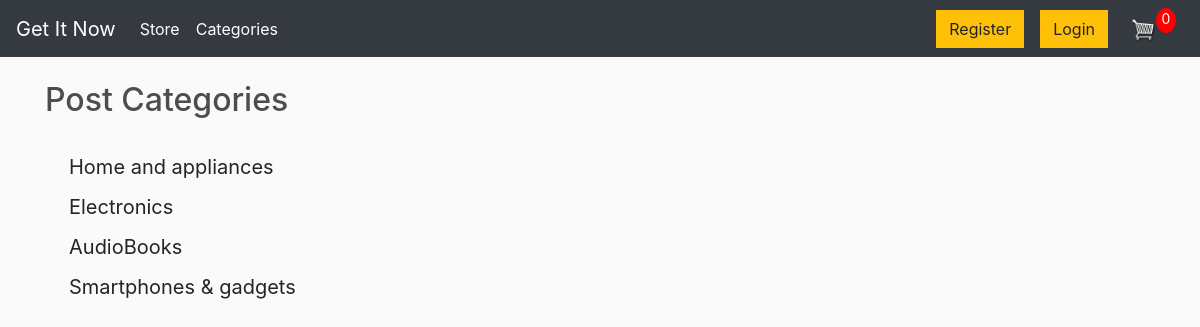
The page /category-list/ on the database as committed earlier.
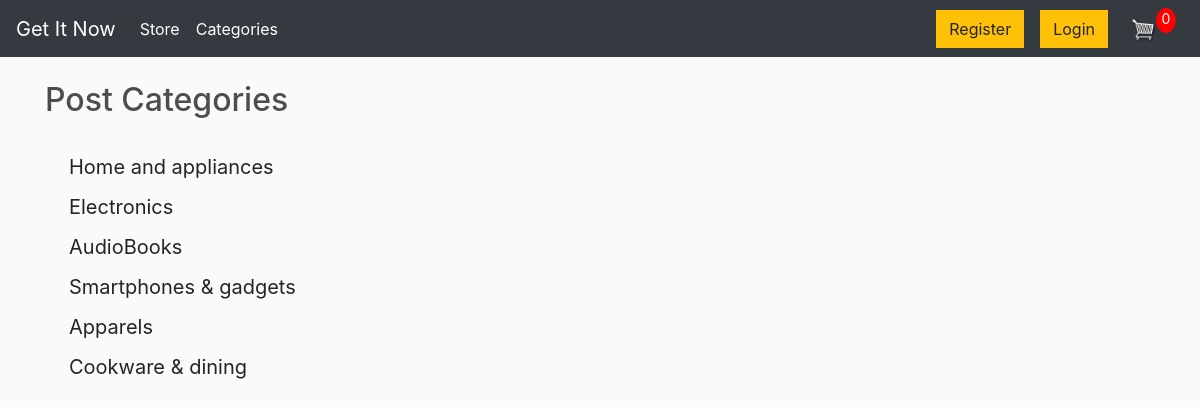
The same page on the database as committed later.
### store/models.py (models this page shows, shortened)
class Category(models.Model):
    name = models.CharField(max_length=255)
    def __str__(self):
        return self.name

### store/views.py (the view)
# urls.py: path('category-list/', views.CategoryListView, name='category-list'),
def CategoryListView(request):
    data = cartData(request)
    cartItems = data['cartItems']
    order = data['order']
    items = data['items']
    cat_menu_list = Category.objects.all()
    return render(request, 'store/category_list.html', {'cat_menu_list': cat_menu_list, 'cartItems':cartItems})

### store/utils.py (called while the page is built, shortened)
def cookieCart(request):
	try:
		cart = json.loads(request.COOKIES['cart'])
	except:
		cart = {}
		print('CART:', cart)
	items = []
	order = {'get_cart_total':0, 'get_cart_items':0, 'shipping':False}
	cartItems = order['get_cart_items']
	return {'cartItems':cartItems ,'order':order, 'items':items}

def cartData(request):
	if request.user.is_authenticated:
		order, created = Order.objects.get_or_create(customer=request.user.customer, complete=False)
		items = order.orderitem_set.all()
		cartItems = order.get_cart_items
	else:
		cookieData = cookieCart(request)
		cartItems = cookieData['cartItems']
		order = cookieData['order']
		items = cookieData['items']
	return {'cartItems':cartItems ,'order':order, 'items':items}

### store/templates/store/category_list.html
{% extends 'store/main.html' %}
{% load static %}
	{% block content %}
    <h2>Post Categories</h2>
    <br>
      {% for item in cat_menu_list %}
        <h5><a class="dropdown-item" href="{% url 'category' item %}">{{ item }}</a></h5>
      {% endfor %}
	{% endblock %}

Rows that differ between the two databases and show on the page:
added Category: name "Apparels"
added Category: name "Cookware & dining"
